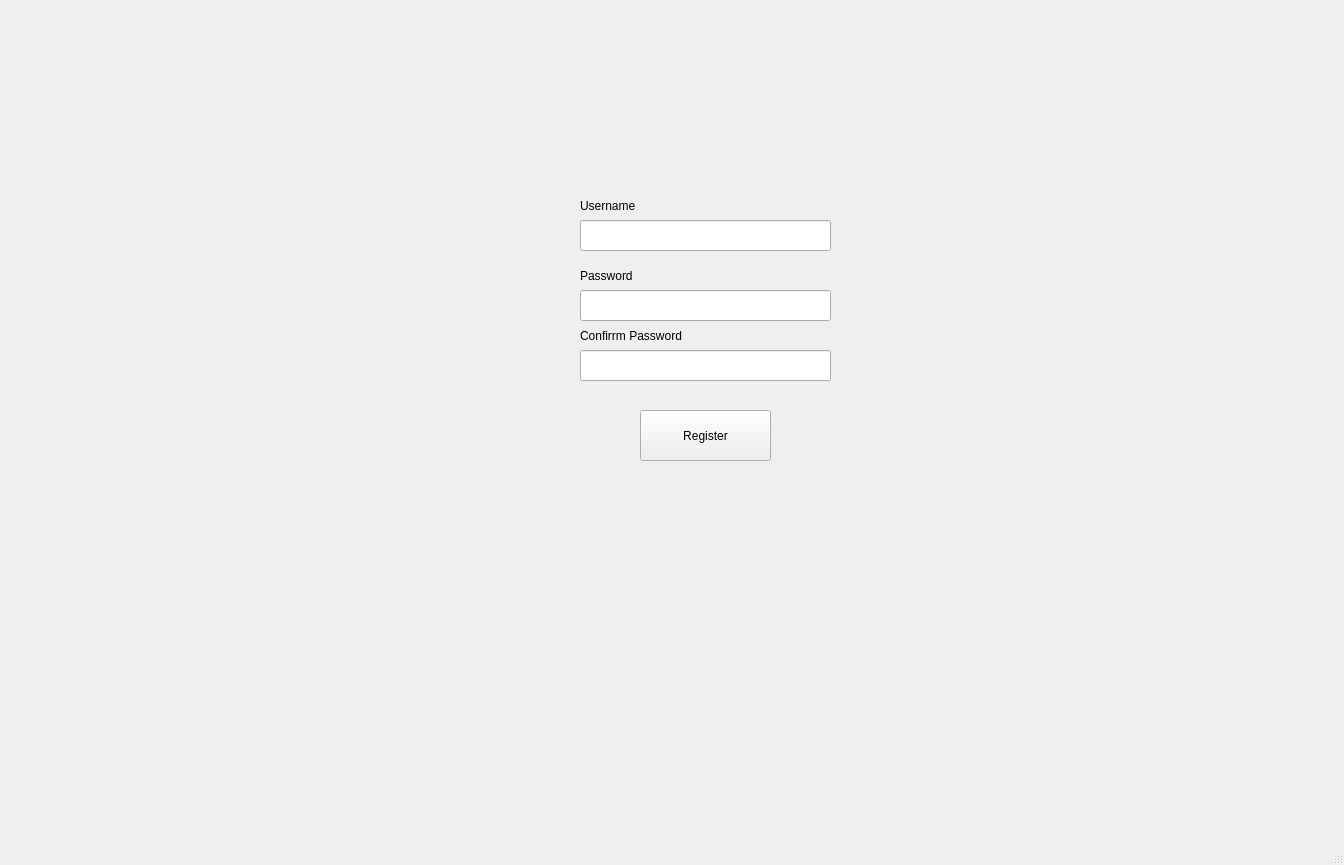
<?xml version="1.0" encoding="UTF-8"?>
<ui version="4.0">
 <class>MainWindow</class>
 <widget class="QMainWindow" name="MainWindow">
  <property name="geometry">
   <rect>
    <x>0</x>
    <y>0</y>
    <width>1344</width>
    <height>865</height>
   </rect>
  </property>
  <property name="windowTitle">
   <string>MainWindow</string>
  </property>
  <widget class="QWidget" name="centralwidget">
   <widget class="QLineEdit" name="Username">
    <property name="geometry">
     <rect>
      <x>580</x>
      <y>220</y>
      <width>251</width>
      <height>31</height>
     </rect>
    </property>
   </widget>
   <widget class="QLineEdit" name="Password">
    <property name="geometry">
     <rect>
      <x>580</x>
      <y>290</y>
      <width>251</width>
      <height>31</height>
     </rect>
    </property>
   </widget>
   <widget class="QLineEdit" name="PasswordCheck">
    <property name="geometry">
     <rect>
      <x>580</x>
      <y>350</y>
      <width>251</width>
      <height>31</height>
     </rect>
    </property>
   </widget>
   <widget class="QLabel" name="UsernameLabel">
    <property name="geometry">
     <rect>
      <x>580</x>
      <y>190</y>
      <width>91</width>
      <height>31</height>
     </rect>
    </property>
    <property name="text">
     <string>Username</string>
    </property>
    <property name="scaledContents">
     <bool>false</bool>
    </property>
   </widget>
   <widget class="QLabel" name="PasswordLabel">
    <property name="geometry">
     <rect>
      <x>580</x>
      <y>260</y>
      <width>91</width>
      <height>31</height>
     </rect>
    </property>
    <property name="text">
     <string>Password</string>
    </property>
    <property name="scaledContents">
     <bool>false</bool>
    </property>
   </widget>
   <widget class="QLabel" name="PasswordCheckLabel">
    <property name="geometry">
     <rect>
      <x>580</x>
      <y>320</y>
      <width>141</width>
      <height>31</height>
     </rect>
    </property>
    <property name="text">
     <string>Confirrm Password</string>
    </property>
    <property name="scaledContents">
     <bool>false</bool>
    </property>
   </widget>
   <widget class="QPushButton" name="pushButton">
    <property name="geometry">
     <rect>
      <x>640</x>
      <y>410</y>
      <width>131</width>
      <height>51</height>
     </rect>
    </property>
    <property name="text">
     <string>Register</string>
    </property>
   </widget>
  </widget>
  <widget class="QMenuBar" name="menubar">
   <property name="geometry">
    <rect>
     <x>0</x>
     <y>0</y>
     <width>1344</width>
     <height>26</height>
    </rect>
   </property>
  </widget>
  <widget class="QStatusBar" name="statusbar"/>
 </widget>
 <resources/>
 <connections/>
</ui>
